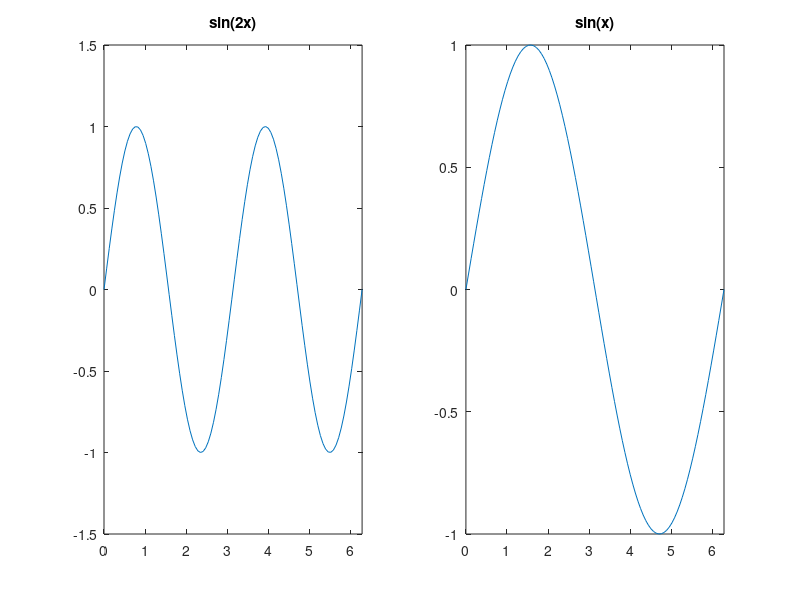

MATLAB code for this plot:
clc;

x = linspace(0,2*pi);

% y = x;

subplot(1,2,1);

plot(x,sin(2*x)); axis([0 2*pi -1.5 1.5]); title('sin(2x)');

subplot(1,2,2);

plot(x,sin(x)); axis([0 2*pi -1 1]); title('sin(x)'); %fijar ejes


